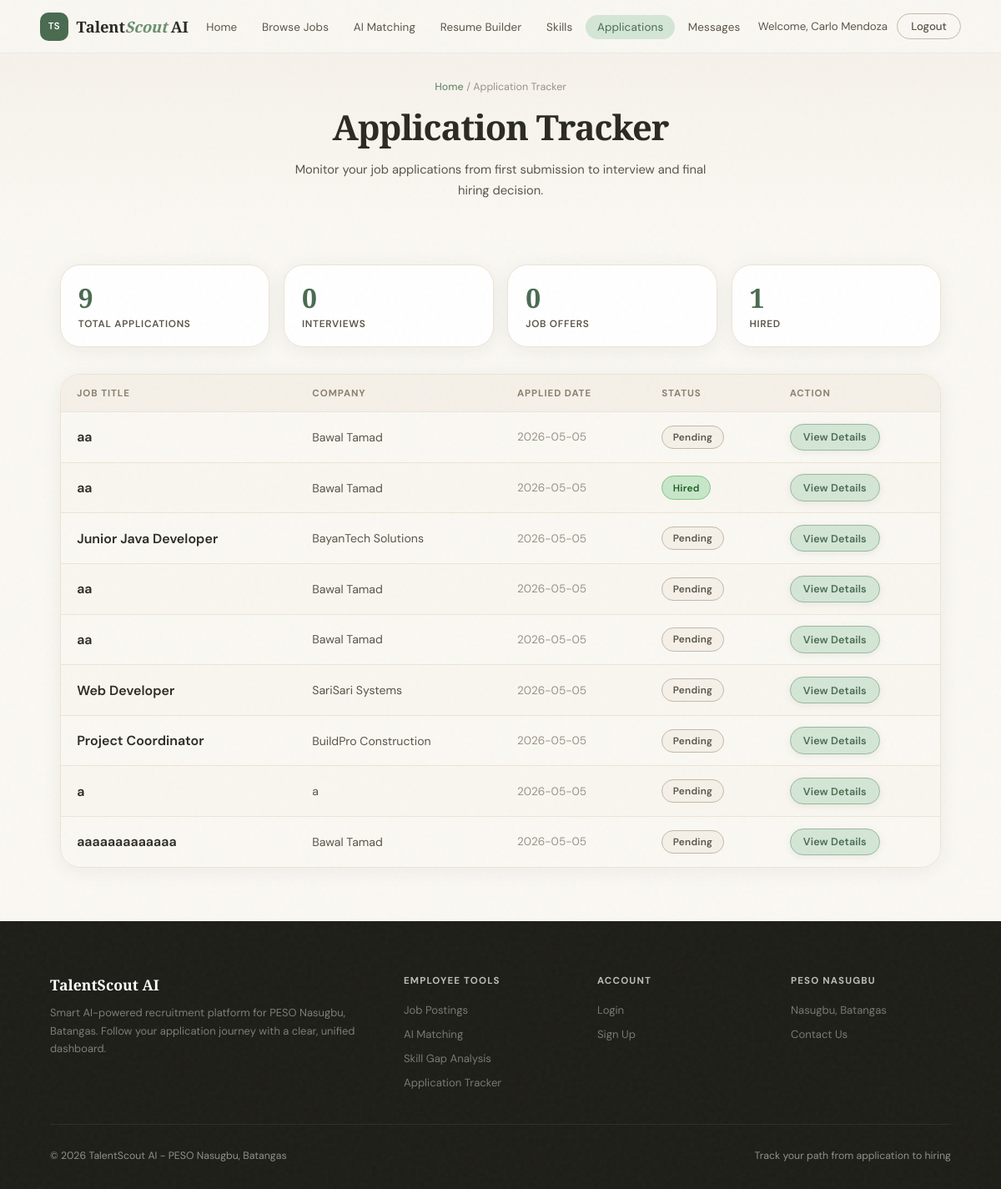
/employees/modules/applicant-tracking/index.php (signed in), run on the app's committed database.
### tables this page shows
CREATE TABLE `application` (
  `application_id` int(11) NOT NULL,
  `job_post_id` int(11) DEFAULT NULL,
  `employee_id` int(11) DEFAULT NULL,
  `status` enum('Pending','Interview Scheduled','Offer Received','Rejected') DEFAULT 'Pending',
  `employer_feedback` varchar(255) DEFAULT NULL,
  `application_date` date DEFAULT NULL,
  `hire_status` enum('none','offered','accepted','rejected') DEFAULT 'none',
  `hire_offer_message` text DEFAULT NULL,
  `hire_offer_date` timestamp NULL DEFAULT NULL,
  `hire_response_date` timestamp NULL DEFAULT NULL,
  `is_anonymous` tinyint(1) DEFAULT 0
);

CREATE TABLE `job_post` (
  `job_post_id` int(11) NOT NULL,
  `employer_id` int(11) DEFAULT NULL,
  `title` varchar(255) DEFAULT NULL,
  `description` varchar(255) DEFAULT NULL,
  `salary` varchar(255) NOT NULL,
  `location` varchar(255) DEFAULT NULL,
  `work_type` varchar(50) DEFAULT NULL,
  `application_deadline` date DEFAULT NULL,
  `skills` varchar(255) NOT NULL,
  `experience_level` varchar(255) NOT NULL,
  `job_category` varchar(255) NOT NULL,
  `job_post_created` timestamp NOT NULL DEFAULT current_timestamp() ON UPDATE current_timestamp(),
  `job_status` varchar(20) DEFAULT 'active'
);

CREATE TABLE `employer` (
  `employer_id` int(11) NOT NULL,
  `company_name` varchar(255) DEFAULT NULL,
  `email` varchar(255) DEFAULT NULL,
  `password` varchar(255) DEFAULT NULL,
  `address` varchar(255) DEFAULT NULL,
  `status` varchar(50) DEFAULT 'pending',
  `business_reg_cert` varchar(255) DEFAULT NULL,
  `mayor_permit` varchar(255) DEFAULT NULL,
  `bir_registration` varchar(255) DEFAULT NULL,
  `dole_registration` varchar(255) DEFAULT NULL,
  `created_at` timestamp DEFAULT CURRENT_TIMESTAMP
);

### employees/modules/applicant-tracking/index.php (the view, shortened to what this page needs)
<?php
$employee_id = $_SESSION['employee_id'] ?? null;
$conn = getConnection();
$applications = [];
$query = "SELECT
  a.application_id,
  a.job_post_id,
  a.employee_id,
  a.application_date,
  a.status,
  a.hire_status,
  j.title as job_title,
  e.company_name,
  e.employer_id
FROM application a
JOIN job_post j ON a.job_post_id = j.job_post_id
JOIN employer e ON j.employer_id = e.employer_id
WHERE a.employee_id = ?
ORDER BY a.application_date DESC";
$stmt = $conn->prepare($query);
$stmt->bind_param("i", $employee_id);
if (!$stmt->execute()) {
  die("Execute failed: " . $stmt->error);
}
$result = $stmt->get_result();
while ($row = $result->fetch_assoc()) {
  $hireStatus = $row['hire_status'] ?? 'none';
  if ($hireStatus === 'accepted') {
    $row['display_status'] = 'Hired';
  } elseif ($hireStatus === 'rejected') {
    $row['display_status'] = 'Offer Declined';
  } elseif ($hireStatus === 'offered') {
    $row['display_status'] = 'Offer Received';
  } else {
    $row['display_status'] = $row['status'];
  }
  $applications[] = $row;
}
$totalApplications = count($applications);
$hiredCount = count(array_filter($applications, function($app) {
  return ($app['hire_status'] ?? 'none') === 'accepted';
}));
$jobOffers = count(array_filter($applications, function($app) {
  return ($app['hire_status'] ?? 'none') === 'offered';
}));
$interviewsScheduled = count(array_filter($applications, function($app) {
  $hireStatus = $app['hire_status'] ?? 'none';
  return stripos($app['status'], 'interview') !== false && !in_array($hireStatus, ['offered', 'accepted']);
}));
?>
<!doctype html>
<html lang="en">
  <head>
  </head>
  <body>
    <nav class="navbar">
      <a href="../../index.php" class="nav-logo">
        <div class="nav-logo-mark">TS</div>
        <span>Talent<em>Scout</em> AI</span>
      </a>
      <ul class="nav-links">
        <li><a href="../../index.php">Home</a></li>
        <li><a href="../job-postings/index.php">Browse Jobs</a></li>
        <li><a href="../ai-matching/index.php">AI Matching</a></li>
        <li><a href="../resume-builder/index.php">Resume Builder</a></li>
        <li><a href="../skill-gap-analysis/index.php">Skills</a></li>
        <li><a href="./index.php" class="active">Applications</a></li>
        <li><a href="../messages/index.php">Messages</a></li>
      </ul>
      <div class="nav-right">
        <?php if (isset($_SESSION['employee_id'])): ?>
          <span class="nav-user">Welcome, <?php echo htmlspecialchars($_SESSION['employee_name'] ?? 'User'); ?></span>
          <a href="../../logout.php" class="btn-nav-ghost">Logout</a>
        <?php else: ?>
          <a href="../../login.php" class="btn-nav-ghost">Login</a>
          <a href="../../signup.php" class="btn-nav-solid">Get Started →</a>
        <?php endif; ?>
      </div>
    </nav>
    <div class="page-header">
      <div class="page-header-inner">
        <div class="breadcrumb">
          <a href="../../index.php">Home</a> / Application Tracker
        </div>
        <h1 class="reveal">Application Tracker</h1>
        <p class="reveal reveal-delay-1">
          Monitor your job applications from first submission to interview and
          final hiring decision.
        </p>
      </div>
    </div>
    <main class="employee-module-shell">
      <div class="tracker-stats">
        <div class="tracker-stat-card reveal">
          <div class="tracker-stat-number" id="totalAppCount"><?php echo $totalApplications; ?></div>
          <div class="tracker-stat-label">Total Applications</div>
        </div>
        <div class="tracker-stat-card reveal reveal-delay-1">
          <div class="tracker-stat-number" id="interviewCount"><?php echo $interviewsScheduled; ?></div>
          <div class="tracker-stat-label">Interviews</div>
        </div>
        <div class="tracker-stat-card reveal reveal-delay-2">
          <div class="tracker-stat-number" id="offersCount"><?php echo $jobOffers; ?></div>
          <div class="tracker-stat-label">Job Offers</div>
        </div>
        <div class="tracker-stat-card reveal reveal-delay-3">
          <div class="tracker-stat-number" id="hiredCount"><?php echo $hiredCount; ?></div>
          <div class="tracker-stat-label">Hired</div>
        </div>
      </div>
      <div class="tracker-table-wrap reveal reveal-delay-2">
        <table class="tracker-table">
          <thead>
            <tr>
              <th>Job Title</th>
              <th>Company</th>
              <th>Applied Date</th>
              <th>Status</th>
              <th>Action</th>
            </tr>
          </thead>
          <tbody id="applicationsTableBody">
            <?php if (empty($applications)): ?>
              <tr id="emptyStateRow">
                <td colspan="5" style="text-align: center; padding: 2rem; color: var(--warm-mid);">
                  No applications yet. <a href="../job-postings/" style="color: var(--sage-deep); text-decoration: none; font-weight: 600;">Browse jobs</a> and start applying!
                </td>
              </tr>
            <?php else: ?>
              <?php foreach ($applications as $app): ?>
                <?php
                  $displayStatus = $app['display_status'];
                  $hireStatus = $app['hire_status'] ?? 'none';
                  $statusClass = 'status-pending';
                  if ($hireStatus === 'accepted') {
                    $statusClass = 'status-hired';
                  } elseif ($hireStatus === 'rejected') {
                    $statusClass = 'status-rejected';
                  } elseif ($hireStatus === 'offered' || stripos($displayStatus, 'offer') !== false) {
                    $statusClass = 'status-approved';
                  } elseif (stripos($displayStatus, 'interview') !== false) {
                    $statusClass = 'status-interview';
                  } elseif (stripos($displayStatus, 'review') !== false) {
                    $statusClass = 'status-reviewed';
                  } elseif (stripos($displayStatus, 'rejected') !== false || stripos($displayStatus, 'not selected') !== false) {
                    $statusClass = 'status-rejected';
                  }
                  $appliedDate = date('Y-m-d', strtotime($app['application_date']));
                ?>
                <tr data-app-id="<?php echo $app['application_id']; ?>" data-employer-id="<?php echo $app['employer_id']; ?>" data-hire-status="<?php echo $hireStatus; ?>">
                  <td class="tracker-job-title"><?php echo htmlspecialchars($app['job_title']); ?></td>
                  <td class="tracker-company"><?php echo htmlspecialchars($app['company_name']); ?></td>
                  <td><?php echo htmlspecialchars($appliedDate); ?></td>
                  <td>
                    <span class="status-badge <?php echo $statusClass; ?>"><?php echo htmlspecialchars($displayStatus); ?></span>
                  </td>
                  <td><button class="action-btn">View Details</button></td>
                </tr>
              <?php endforeach; ?>
            <?php endif; ?>
          </tbody>
        </table>
      </div>
    </main>
    <footer class="footer">
      <div class="footer-inner">
        <div class="footer-top">
          <div class="footer-brand">
            <h3>TalentScout AI</h3>
            <p>
              Smart AI-powered recruitment platform for PESO Nasugbu, Batangas.
              Follow your application journey with a clear, unified dashboard.
            </p>
          </div>
          <div class="footer-col">
            <h4>Employee Tools</h4>
            <ul>
              <li><a href="../job-postings/">Job Postings</a></li>
              <li><a href="../ai-matching/">AI Matching</a></li>
              <li><a href="../skill-gap-analysis/">Skill Gap Analysis</a></li>
              <li><a href="./">Application Tracker</a></li>
            </ul>
          </div>
          <div class="footer-col">
            <h4>Account</h4>
            <ul>
              <li><a href="../../login.php">Login</a></li>
              <li><a href="../../signup.php">Sign Up</a></li>
            </ul>
          </div>
          <div class="footer-col">
            <h4>PESO Nasugbu</h4>
            <ul>
              <li><a href="#">Nasugbu, Batangas</a></li>
              <li><a href="#">Contact Us</a></li>
            </ul>
          </div>
        </div>
        <div class="footer-bottom">
          <span>© 2026 TalentScout AI - PESO Nasugbu, Batangas</span>
          <span>Track your path from application to hiring</span>
        </div>
      </div>
    </footer>
  </body>
</html>

### data on the page
application: job_post.title "aa", employer.company_name "Bawal Tamad", application_date "2026-05-05", status "Pending"
application: job_post.title "aa", employer.company_name "Bawal Tamad", application_date "2026-05-05", displayStatus "Hired"
application: job_post.title "Junior Java Developer", employer.company_name "BayanTech Solutions", application_date "2026-05-05", status "Pending"
application: job_post.title "aa", employer.company_name "Bawal Tamad", application_date "2026-05-05", status "Pending"
application: job_post.title "aa", employer.company_name "Bawal Tamad", application_date "2026-05-05", status "Pending"
application: job_post.title "Web Developer", employer.company_name "SariSari Systems", application_date "2026-05-05", status "Pending"
application: job_post.title "Project Coordinator", employer.company_name "BuildPro Construction", application_date "2026-05-05", status "Pending"
application: job_post.title "a", employer.company_name "a", application_date "2026-05-05", status "Pending"
application: job_post.title "aaaaaaaaaaaaa", employer.company_name "Bawal Tamad", application_date "2026-05-05", status "Pending"

### other printed values
$_SESSION['employee_name'] "Carlo Mendoza"
$totalApplications "9"
$interviewsScheduled "0"
$jobOffers "0"
$hiredCount "1"
